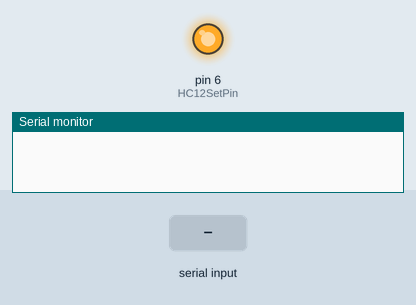
A sketch run on a simulated Arduino Uno, built with avr-gcc and run on an emulated ATmega328P. Parts: output pins drawn as LEDs (lit = HIGH), the last lines printed to the serial monitor. The test bench sets the inputs (shaded band). The modem accepts every AT command (registered, SIM ready, sends succeed) and sends nothing else.

Above: at 1.2 s.
1.3 s: "AT\n" received over Serial
At 1.8 s:
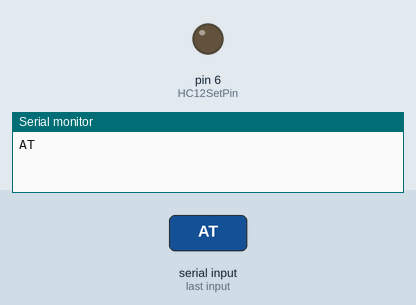
3.5 s: "AT+B\n" received over the second serial link
At 5.6 s:
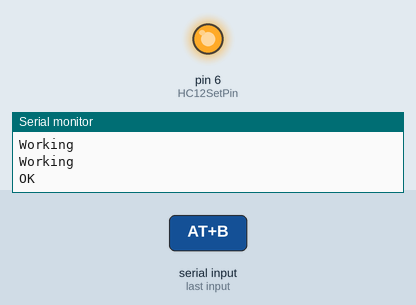
6.1 s: "AT+B\n" received over Serial
At 6.6 s:
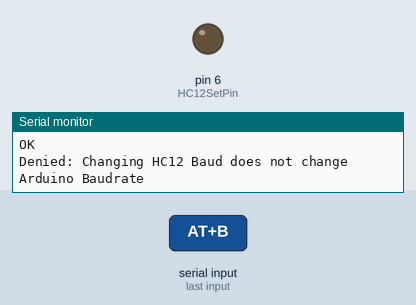
Timing chart, 0 to 9.1 s (numbered marks = the images above; inputs shaded):
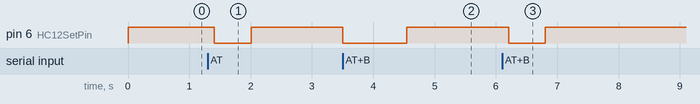

Measured:
- after the input at 1.3 s, pin 6 (HC12SetPin): HIGH → LOW after 0.11 s, → HIGH 0.60 s later
- after the input at 3.5 s, pin 6 (HC12SetPin): HIGH → LOW at once, → HIGH 1.0 s later
- after the input at 6.1 s, pin 6 (HC12SetPin): HIGH → LOW after 0.11 s, → HIGH 0.60 s later

The sketch:

tutorial_gps_code.ino
```cpp
#include <SoftwareSerial.h>

//--- Begin Pin Declarations ---//
const byte HC12RxdPin = 4;                          // "RXD" Pin on HC12
const byte HC12TxdPin = 5;                          // "TXD" Pin on HC12
const byte HC12SetPin = 6;                          // "SET" Pin on HC12
const byte  GPSRxdPin = 7;                          // "RXD" on GPS (if available)
const byte  GPSTxdPin = 8;                          // "TXD" on GPS
//--- End Pin Declarations ---//

//--- Begin variable declarations ---//
char byteIn;                                        // Temporary variable
String HC12ReadBuffer = "";                         // Read/Write Buffer 1 -- Serial
String SerialReadBuffer = "";                       // Read/Write Buffer 2 -- HC12
String GPSReadBuffer = "";                          // Read/Write Buffer 3 -- GPS

boolean serialEnd = false;                          // Flag for End of Serial String
boolean HC12End = false;                            // Flag for End of HC12 String
boolean GPSEnd = false;                             // Flag for End of GPS String
boolean commandMode = false;                        // Send AT commands to remote receivers
boolean GPSLocal = true;                            // send GPS local or remote flag
//--- End variable declarations ---//

// Create Software Serial Ports for HC12 & GPS
// Software Serial ports Rx and Tx are opposite the HC12 Rxd and Txd
SoftwareSerial HC12(HC12TxdPin, HC12RxdPin);
SoftwareSerial GPS(GPSTxdPin, GPSRxdPin);

void setup() {

  HC12ReadBuffer.reserve(82);                       // Reserve 82 bytes for message
  SerialReadBuffer.reserve(82);                     // Reserve 82 bytes for message
  GPSReadBuffer.reserve(82);                        // Reserve 82 bytes for longest NMEA sentence

  pinMode(HC12SetPin, OUTPUT);                      // Output High for Transparent / Low for Command
  digitalWrite(HC12SetPin, HIGH);                   // Enter Transparent mode
  delay(80);                                        // 80 ms delay before operation per datasheet
  Serial.begin(9600);                               // Open serial port to computer at 9600 Baud
  HC12.begin(9600);                                 // Open software serial port to HC12 at 9600 Baud
  GPS.begin(9600);                                  // Open software serial port to GPS at 9600 Baud
  HC12.listen();                                    // Listen to HC12
}

void loop() {
  while (HC12.available()) {                        // If Arduino's HC12 rx buffer has data
    Serial.println("Working");
    byteIn = HC12.read();                           // Store each character in byteIn
    HC12ReadBuffer += char(byteIn);                 // Write each character of byteIn to HC12ReadBuffer
    if (byteIn == '\n') {                           // At the end of the line
      HC12End = true;                               // Set HC12End flag to true.
    }
  }

  while (Serial.available()) {                      // If Arduino's computer rx buffer has data
    byteIn = Serial.read();                         // Store each character in byteIn
    SerialReadBuffer += char(byteIn);               // Write each character of byteIn to SerialReadBuffer
    if (byteIn == '\n') {                           // At the end of the line
      serialEnd = true;                             // Set serialEnd flag to true.
    }
  }

//  while (GPS.available()) {
//    byteIn = GPS.read();
//    GPSReadBuffer += char(byteIn);
//    if (byteIn == '\n') {
//      GPSEnd = true;
//    }
//  }

  if (serialEnd) {                                  // Check to see if serialEnd flag is true
    if (SerialReadBuffer.startsWith("AT")) {        // Check to see if a command has been sent
      if (SerialReadBuffer.startsWith("AT+B")) {    // If it is a baud change command, delete it immediately
        SerialReadBuffer = "";
        Serial.print("Denied: Changing HC12 Baud does not change Arduino Baudrate");
      }
      HC12.print(SerialReadBuffer);                 // Send local command to remote HC12 before changing settings
      delay(100);                                   //
      digitalWrite(HC12SetPin, LOW);                // If true, enter command mode
      delay(100);                                   // Delay before writing command
      HC12.print(SerialReadBuffer);                 // Send command to HC12
      Serial.print(SerialReadBuffer);               // Send command to serial
      delay(500);                                   // Wait 0.5s for reply
      digitalWrite(HC12SetPin, HIGH);               // Exit command / enter transparent mode
      delay(100);                                   // Delay before proceeding
    }
    if (SerialReadBuffer.startsWith("GPS")) {
      HC12.print(SerialReadBuffer);
      GPS.listen();
      GPSLocal = true;
    }
    HC12.print(SerialReadBuffer);                   // Send text to HC12 to be broadcast
    SerialReadBuffer = "";                          // Clear buffer 2
    serialEnd = false;                              // Reset serialEnd flag
  }

  if (HC12End) {                                    // If HC12End flag is true
    if (HC12ReadBuffer.startsWith("AT")) {          // Check to see if a command was received
      digitalWrite(HC12SetPin, LOW);                // If true, enter command mode
      delay(40);                                    // Delay before writing command
      HC12.print(HC12ReadBuffer);                   // Send incoming command back to HC12
      Serial.println(HC12ReadBuffer);               // Send command to serial
      delay(1000);                                  // Wait 0.5s for reply
      digitalWrite(HC12SetPin, HIGH);               // Exit command / enter transparent mode
      delay(80);                                    // Delay before proceeding
      HC12.println("Remote Command Executed");
    }
    if (HC12ReadBuffer.startsWith("GPS")) {
      GPS.listen();
      HC12.print("Remote GPS Command Received");
      GPSLocal = false;
    }
    Serial.print(HC12ReadBuffer);                   // Send message to screen
    HC12ReadBuffer = "";                            // Empty Buffer
    HC12End = false;                                // Reset Flag
  }

  if (GPSEnd) {
    // Options include GPRMC, GPGGA, GPGLL, etc...
    if (GPSReadBuffer.startsWith("$GPGGA")) {       // Look for target GPS sentence
      if (GPSLocal) {
        Serial.print("Local  GPS:");                // Send to local serial port
        Serial.print(GPSReadBuffer);                // Send local GPS
      } else {
        HC12.print("Remote GPS:");                  // Local Arduino responds to remote request
        HC12.print(GPSReadBuffer);                  // Sends local GPS to remote
      }
      GPSReadBuffer = "";                           // Delete target GPS sentence
      HC12.listen();                                // Found target GPS sentence, start listening to HC12 again
    } else {
      GPSReadBuffer = "";                           // Delete unwanted strings
    }
    GPSEnd = false;                                 // Reset GPS
  }
}
```
